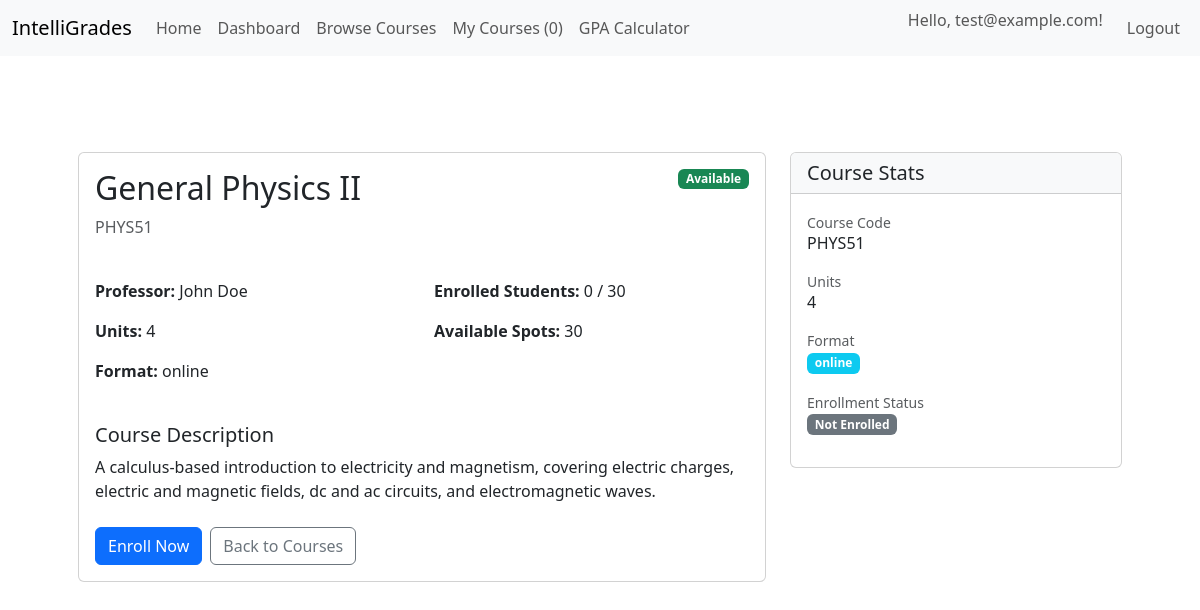
The app's page /courses/1 (signed in) with its own data.
### app/models.py (models this page shows, shortened)
class User(UserMixin, db.Model):
    __tablename__ = 'users'
    id = db.Column(db.Integer, primary_key=True)
    password_hash = db.Column(db.String(255), nullable=False)
    email = db.Column(db.String(100), unique=True, nullable=False)
    avatar_url = db.Column(db.String(400), nullable=True)
    role = db.Column(db.String(32), default='student')  # role could be student | instructor | admin
    created_at = db.Column(db.DateTime, default=datetime.utcnow, nullable=False)
    courses = db.relationship('Course', secondary='enrollments', backref='students', lazy='dynamic')
    def is_enrolled_in(self, course):
        return Enrollment.query.filter_by(user_id=self.id, course_id=course.id).first() is not None
    def get_enrolled_courses_count(self):
        return len(self.course_enrollments)

class Course(db.Model):
    __tablename__ = 'courses'
    id = db.Column(db.Integer, primary_key=True)
    code = db.Column(db.String(32), unique=True, nullable=False)
    title = db.Column(db.String(128), nullable=False)
    description = db.Column(db.Text)
    credits = db.Column(db.Integer, nullable=False)  # number of units/credits
    professor = db.Column(db.String(128), nullable=False)
    availability = db.Column(db.Boolean, default=True)
    format = db.Column(db.String(32), default='online')
    max_students = db.Column(db.Integer)
    created_at = db.Column(db.DateTime, default=datetime.utcnow)
    enrollments_rel = db.relationship('Enrollment', backref='course', lazy='dynamic', cascade='all,delete-orphan')
    def get_student_count(self):
        return self.enrollments_rel.count()

### app/main/routes.py (the view)
@main_bp.route('/courses/<int:course_id>')
def course_detail(course_id):
    course = Course.query.get_or_404(course_id)
    is_enrolled = False
    if current_user.is_authenticated:
        is_enrolled = current_user.is_enrolled_in(course)
    enrolled_count = course.get_student_count()
    available_spots = None
    if course.max_students:
        available_spots = course.max_students - enrolled_count
    return render_template('main/course_detail.html', course=course, is_enrolled=is_enrolled, enrolled_count=enrolled_count, available_spots=available_spots)

### app/__init__.py (called while the page is built)
@login_manager.user_loader
def load_user(user_id):
    return User.query.get(int(user_id))

### app/main/templates/main/course_detail.html (shortened to what this page needs)
{% extends "base.html" %} {% block body %}
<div class="container mt-5">
  <div class="row">
    <div class="col-lg-8">
      <div class="card mb-4">
        <div class="card-body">
          <div class="d-flex justify-content-between align-items-start mb-4">
            <div>
              <h2 class="card-title">{{ course.title }}</h2>
              <p class="text-muted">{{ course.code }}</p>
            </div>
            {% if course.availability %}
            <span class="badge bg-success">Available</span>
            {% else %}
            <span class="badge bg-danger">Closed</span>
            {% endif %}
          </div>
          <div class="row mb-4">
            <div class="col-md-6">
              <p><strong>Professor:</strong> {{ course.professor }}</p>
              <p><strong>Units:</strong> {{ course.credits }}</p>
              <p><strong>Format:</strong> {{ course.format }}</p>
            </div>
            <div class="col-md-6">
              <p>
                <strong>Enrolled Students:</strong> {{ enrolled_count }} {% if
                course.max_students %} / {{ course.max_students }} {% endif %}
              </p>
              {% if available_spots %}
              <p><strong>Available Spots:</strong> {{ available_spots }}</p>
              {% endif %}
            </div>
          </div>
          <div class="mb-4">
            <h5>Course Description</h5>
            <p>{{ course.description or 'No description available.' }}</p>
          </div>
          <div class="d-flex gap-2">
            {% if current_user.is_authenticated %} {% if is_enrolled %}
            <form
              method="POST"
              action="{{ url_for('main.drop_course', course_id=course.id) }}"
              style="display: inline"
            >
              <button
                type="submit"
                class="btn btn-danger"
                onclick="return confirm('Are you sure you want to drop this course?')"
              >
                Drop Course
              </button>
            </form>
            {% elif course.availability %}
            <form
              method="POST"
              action="{{ url_for('main.enroll_course', course_id=course.id) }}"
              style="display: inline"
            >
              <button type="submit" class="btn btn-primary">Enroll Now</button>
            </form>
            {% else %}
            <button type="button" class="btn btn-secondary" disabled>
              Course Not Available
            </button>
            {% endif %} {% else %}
            <a href="{{ url_for('auth.login') }}" class="btn btn-primary">
              Login to Enroll
            </a>
            {% endif %}
            <a
              href="{{ url_for('main.courses_list') }}"
              class="btn btn-outline-secondary"
            >
              Back to Courses
            </a>
          </div>
        </div>
      </div>
    </div>
    <div class="col-lg-4">
      <div class="card mb-4">
        <div class="card-header bg-light">
          <h5 class="mb-0">Course Stats</h5>
        </div>
        <div class="card-body">
          <div class="mb-3">
            <label class="text-muted small">Course Code</label>
            <p class="h6">{{ course.code }}</p>
          </div>
          <div class="mb-3">
            <label class="text-muted small">Units</label>
            <p class="h6">{{ course.credits }}</p>
          </div>
          <div class="mb-3">
            <label class="text-muted small">Format</label>
            <p class="h6">
              <span class="badge bg-info">{{ course.format }}</span>
            </p>
          </div>
          <div class="mb-3">
            <label class="text-muted small">Enrollment Status</label>
            <p class="h6">
              {% if is_enrolled and current_user.is_authenticated %}
              <span class="badge bg-success">Enrolled</span>
              {% else %}
              <span class="badge bg-secondary">Not Enrolled</span>
              {% endif %}
            </p>
          </div>
        </div>
      </div>
    </div>
  </div>
</div>
{% endblock %}

### app/templates/base.html (shortened to what this page needs)
<!DOCTYPE html>
<html lang="en">
  <head>
    <link
      rel="stylesheet"
      href="{{url_for('static', filename='styles.css')}}"
    />
    <link
      href="https://cdn.jsdelivr.net/npm/bootstrap@5.3.8/dist/css/bootstrap.min.css"
      rel="stylesheet"
    />
  </head>
  <body>
    <nav class="navbar navbar-expand-lg bg-body-tertiary">
      <div class="container-fluid">
        <a class="navbar-brand" href="{{ url_for('main.index') }}"
          >IntelliGrades</a
        >
        <div class="collapse navbar-collapse">
          <ul class="navbar-nav me-auto">
  <li class="nav-item">
    <a class="nav-link" href="{{ url_for('main.index') }}">Home</a>
  </li>
  {% if current_user.is_authenticated %}
  <li class="nav-item">
    <a class="nav-link" href="{{ url_for('main.dashboard') }}">
      Dashboard
    </a>
  </li>
  <li class="nav-item">
    <a class="nav-link" href="{{ url_for('main.courses_list') }}">
      Browse Courses
    </a>
  </li>
  <li class="nav-item">
    <a class="nav-link" href="{{ url_for('main.my_courses') }}">
      My Courses ({{ current_user.get_enrolled_courses_count() }})
    </a>
  </li>
  <li class="nav-item">
    <a class="nav-link" href="{{ url_for('main.gpa_calculator') }}">
      GPA Calculator
    </a>
  </li>
  {% endif %}
</ul>
          <ul class="navbar-nav">
            {% if not current_user.is_authenticated %}
            <li class="nav-item">
              <a class="nav-link" href="{{ url_for('auth.login') }}">Login</a>
            </li>
            <li class="nav-item">
              <a class="nav-link" href="{{ url_for('auth.register') }}"
                >Register</a
              >
            </li>
            {% else %}
            <li class="nav-item">
              <span class="navbar-text me-3"
                >Hello, {{ current_user.email }}!</span
              >
            </li>
            <li class="nav-item">
              <a class="nav-link" href="{{ url_for('auth.logout') }}">Logout</a>
            </li>
            {% endif %}
          </ul>
        </div>
      </div>
    </nav>
    <div class="container p-4">
      <div class="container py-2">{% block body %} {% endblock %}</div>
    </div>
  </body>
</html>

### app/static/styles.css (style rules this page uses)
.navbar { background-color: #3473a1; }

### records on screen
User: email "test@example.com"
Course: title "General Physics II", code "PHYS51", professor "John Doe", credits "4", format "online", max_students "30", description "A calculus-based introduction to electricity and magnetism, covering electric charges, electric and magnetic fields, dc and ac circuits, and electromagnetic waves."

### other values on screen
{{ current_user.get_enrolled_courses_count() }} "0"
{{ enrolled_count }} "0"
{{ available_spots }} "30"
